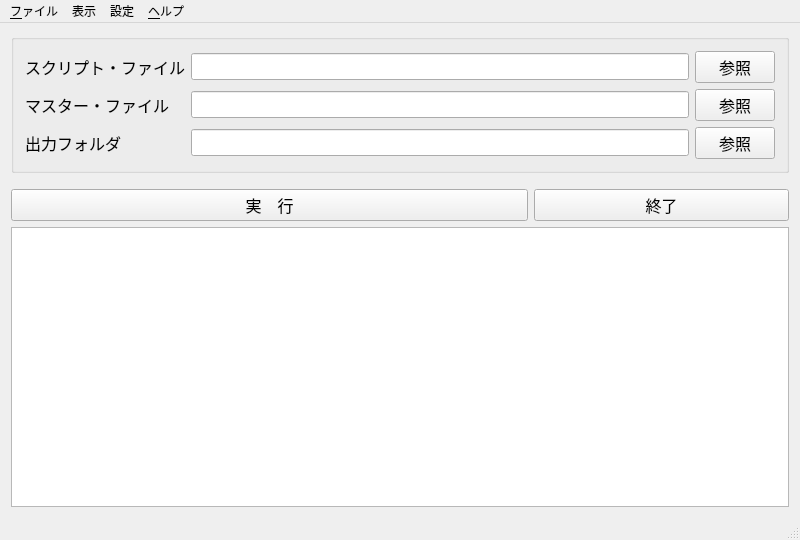
<?xml version="1.0" encoding="UTF-8"?>
<ui version="4.0">
 <class>MainWindow</class>
 <widget class="QMainWindow" name="MainWindow">
  <property name="enabled">
   <bool>true</bool>
  </property>
  <property name="geometry">
   <rect>
    <x>0</x>
    <y>0</y>
    <width>800</width>
    <height>540</height>
   </rect>
  </property>
  <property name="sizePolicy">
   <sizepolicy hsizetype="Preferred" vsizetype="Preferred">
    <horstretch>0</horstretch>
    <verstretch>0</verstretch>
   </sizepolicy>
  </property>
  <property name="minimumSize">
   <size>
    <width>0</width>
    <height>0</height>
   </size>
  </property>
  <property name="acceptDrops">
   <bool>false</bool>
  </property>
  <property name="windowTitle">
   <string>DPCデータ抽出・整形プログラム</string>
  </property>
  <property name="windowIcon">
   <iconset resource="Durok.qrc">
    <normaloff>:/Chart_3.png</normaloff>:/Chart_3.png</iconset>
  </property>
  <widget class="QWidget" name="centralWidget">
   <layout class="QGridLayout" name="mainGridInput">
    <item row="3" column="2">
     <widget class="QPushButton" name="pushButton_Exit">
      <property name="sizePolicy">
       <sizepolicy hsizetype="Preferred" vsizetype="Fixed">
        <horstretch>0</horstretch>
        <verstretch>0</verstretch>
       </sizepolicy>
      </property>
      <property name="font">
       <font>
        <pointsize>12</pointsize>
       </font>
      </property>
      <property name="text">
       <string>終了</string>
      </property>
     </widget>
    </item>
    <item row="3" column="0" colspan="2">
     <widget class="QPushButton" name="pushButton_Exec">
      <property name="sizePolicy">
       <sizepolicy hsizetype="Preferred" vsizetype="Fixed">
        <horstretch>0</horstretch>
        <verstretch>0</verstretch>
       </sizepolicy>
      </property>
      <property name="font">
       <font>
        <pointsize>12</pointsize>
       </font>
      </property>
      <property name="text">
       <string>実　行</string>
      </property>
     </widget>
    </item>
    <item row="4" column="0" colspan="3">
     <widget class="QListWidget" name="listWidgetStatus">
      <property name="sizePolicy">
       <sizepolicy hsizetype="Preferred" vsizetype="Preferred">
        <horstretch>0</horstretch>
        <verstretch>0</verstretch>
       </sizepolicy>
      </property>
      <property name="font">
       <font>
        <pointsize>12</pointsize>
       </font>
      </property>
      <property name="acceptDrops">
       <bool>true</bool>
      </property>
      <property name="selectionMode">
       <enum>QAbstractItemView::MultiSelection</enum>
      </property>
     </widget>
    </item>
    <item row="2" column="0">
     <spacer name="verticalSpacer">
      <property name="orientation">
       <enum>Qt::Vertical</enum>
      </property>
      <property name="sizeType">
       <enum>QSizePolicy::Fixed</enum>
      </property>
      <property name="sizeHint" stdset="0">
       <size>
        <width>20</width>
        <height>10</height>
       </size>
      </property>
     </spacer>
    </item>
    <item row="1" column="0" colspan="3">
     <widget class="QGroupBox" name="groupBox2_1">
      <property name="sizePolicy">
       <sizepolicy hsizetype="Preferred" vsizetype="Fixed">
        <horstretch>0</horstretch>
        <verstretch>0</verstretch>
       </sizepolicy>
      </property>
      <property name="font">
       <font>
        <pointsize>12</pointsize>
       </font>
      </property>
      <property name="title">
       <string/>
      </property>
      <layout class="QGridLayout">
       <item row="0" column="1">
        <widget class="QLineEdit" name="lineEdit_script">
         <property name="sizePolicy">
          <sizepolicy hsizetype="Preferred" vsizetype="Fixed">
           <horstretch>0</horstretch>
           <verstretch>0</verstretch>
          </sizepolicy>
         </property>
        </widget>
       </item>
       <item row="0" column="2">
        <widget class="QPushButton" name="pushButton_script">
         <property name="sizePolicy">
          <sizepolicy hsizetype="Fixed" vsizetype="Fixed">
           <horstretch>0</horstretch>
           <verstretch>0</verstretch>
          </sizepolicy>
         </property>
         <property name="text">
          <string>参照</string>
         </property>
        </widget>
       </item>
       <item row="1" column="0">
        <widget class="QLabel" name="labelMasterFile">
         <property name="sizePolicy">
          <sizepolicy hsizetype="Fixed" vsizetype="Fixed">
           <horstretch>0</horstretch>
           <verstretch>0</verstretch>
          </sizepolicy>
         </property>
         <property name="text">
          <string>マスター・ファイル</string>
         </property>
        </widget>
       </item>
       <item row="1" column="1">
        <widget class="QLineEdit" name="lineEdit_master">
         <property name="sizePolicy">
          <sizepolicy hsizetype="Preferred" vsizetype="Fixed">
           <horstretch>0</horstretch>
           <verstretch>0</verstretch>
          </sizepolicy>
         </property>
        </widget>
       </item>
       <item row="1" column="2">
        <widget class="QPushButton" name="pushButton_master">
         <property name="sizePolicy">
          <sizepolicy hsizetype="Fixed" vsizetype="Fixed">
           <horstretch>0</horstretch>
           <verstretch>0</verstretch>
          </sizepolicy>
         </property>
         <property name="text">
          <string>参照</string>
         </property>
        </widget>
       </item>
       <item row="0" column="0">
        <widget class="QLabel" name="labelScriptFile">
         <property name="sizePolicy">
          <sizepolicy hsizetype="Fixed" vsizetype="Fixed">
           <horstretch>0</horstretch>
           <verstretch>0</verstretch>
          </sizepolicy>
         </property>
         <property name="text">
          <string>スクリプト・ファイル</string>
         </property>
        </widget>
       </item>
       <item row="2" column="1">
        <widget class="QLineEdit" name="lineEdit_OutputFolder">
         <property name="sizePolicy">
          <sizepolicy hsizetype="Preferred" vsizetype="Fixed">
           <horstretch>0</horstretch>
           <verstretch>0</verstretch>
          </sizepolicy>
         </property>
         <property name="font">
          <font>
           <pointsize>12</pointsize>
          </font>
         </property>
        </widget>
       </item>
       <item row="2" column="2">
        <widget class="QPushButton" name="pushButton_Ref">
         <property name="sizePolicy">
          <sizepolicy hsizetype="Fixed" vsizetype="Fixed">
           <horstretch>0</horstretch>
           <verstretch>0</verstretch>
          </sizepolicy>
         </property>
         <property name="font">
          <font>
           <pointsize>12</pointsize>
          </font>
         </property>
         <property name="text">
          <string>参照</string>
         </property>
        </widget>
       </item>
       <item row="2" column="0">
        <widget class="QLabel" name="labelOutputFolder">
         <property name="text">
          <string>出力フォルダ</string>
         </property>
        </widget>
       </item>
      </layout>
     </widget>
    </item>
    <item row="0" column="0" colspan="3">
     <layout class="QGridLayout" name="gridLayoutInput">
      <property name="horizontalSpacing">
       <number>6</number>
      </property>
      <property name="verticalSpacing">
       <number>3</number>
      </property>
     </layout>
    </item>
   </layout>
  </widget>
  <widget class="QMenuBar" name="menuBar">
   <property name="geometry">
    <rect>
     <x>0</x>
     <y>0</y>
     <width>800</width>
     <height>24</height>
    </rect>
   </property>
   <property name="toolTip">
    <string comment="File"/>
   </property>
   <property name="defaultUp">
    <bool>false</bool>
   </property>
   <widget class="QMenu" name="menuFile">
    <property name="title">
     <string>&amp;ファイル</string>
    </property>
    <addaction name="action_Exit"/>
   </widget>
   <widget class="QMenu" name="menuHelp">
    <property name="title">
     <string>&amp;ヘルプ</string>
    </property>
    <addaction name="action_About"/>
    <addaction name="actionHelp"/>
   </widget>
   <widget class="QMenu" name="menuSet">
    <property name="title">
     <string>設定</string>
    </property>
    <widget class="QMenu" name="menuUDF">
     <property name="title">
      <string>UDF</string>
     </property>
     <addaction name="action_UdfAdd"/>
     <addaction name="action_UdfDelete"/>
    </widget>
    <addaction name="menuUDF"/>
   </widget>
   <widget class="QMenu" name="menu">
    <property name="title">
     <string>表示</string>
    </property>
    <addaction name="action_EF"/>
    <addaction name="action_D"/>
    <addaction name="action_FF4"/>
    <addaction name="action_FF1"/>
    <addaction name="action_OTHERDATA"/>
   </widget>
   <addaction name="menuFile"/>
   <addaction name="menu"/>
   <addaction name="menuSet"/>
   <addaction name="menuHelp"/>
  </widget>
  <widget class="QStatusBar" name="statusBar"/>
  <action name="actionUser_Information">
   <property name="text">
    <string>&amp;User Information</string>
   </property>
  </action>
  <action name="action_Add">
   <property name="text">
    <string>&amp;Add</string>
   </property>
  </action>
  <action name="action_Exit">
   <property name="text">
    <string>&amp;Exit</string>
   </property>
   <property name="menuRole">
    <enum>QAction::TextHeuristicRole</enum>
   </property>
  </action>
  <action name="actionDelete">
   <property name="text">
    <string>&amp;Delete</string>
   </property>
  </action>
  <action name="action_About">
   <property name="text">
    <string>&amp;About</string>
   </property>
  </action>
  <action name="actionHelp">
   <property name="text">
    <string>&amp;Help</string>
   </property>
  </action>
  <action name="action_UdfAdd">
   <property name="text">
    <string>UdfAdd</string>
   </property>
  </action>
  <action name="action_UdfDelete">
   <property name="text">
    <string>UdfDelete</string>
   </property>
  </action>
  <action name="action_FF1">
   <property name="checkable">
    <bool>true</bool>
   </property>
   <property name="checked">
    <bool>true</bool>
   </property>
   <property name="text">
    <string>FF１ファイル</string>
   </property>
  </action>
  <action name="action_OTHERDATA">
   <property name="checkable">
    <bool>true</bool>
   </property>
   <property name="text">
    <string>その他データ（カンマ区切り）</string>
   </property>
  </action>
  <action name="action_FF4">
   <property name="checkable">
    <bool>true</bool>
   </property>
   <property name="text">
    <string>FF４ファイル</string>
   </property>
  </action>
  <action name="action_EF">
   <property name="checkable">
    <bool>true</bool>
   </property>
   <property name="checked">
    <bool>true</bool>
   </property>
   <property name="text">
    <string>EFファイル</string>
   </property>
  </action>
  <action name="action_D">
   <property name="checkable">
    <bool>true</bool>
   </property>
   <property name="text">
    <string>Dファイル</string>
   </property>
  </action>
 </widget>
 <layoutdefault spacing="6" margin="11"/>
 <resources>
  <include location="Durok.qrc"/>
 </resources>
 <connections/>
</ui>
